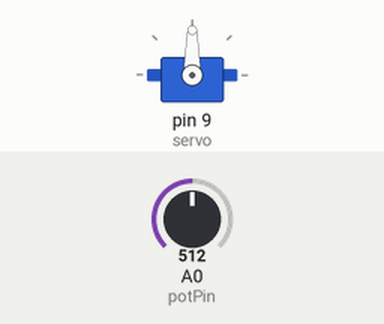
Simulated run of this sketch. Board: Arduino Uno, built with avr-gcc and run on an emulated ATmega328P. Shown: servo. The inputs (shaded band) are chosen by the test bench; at power-on: A0 (potPin) = 512.

Above: at 1.2 s.
1.3 s: A0 (potPin) set to 716
At 2.5 s:
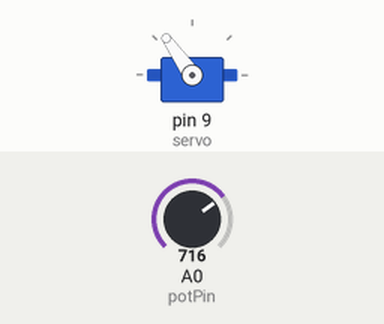
2.8 s: A0 (potPin) set to 900
At 3.6 s:
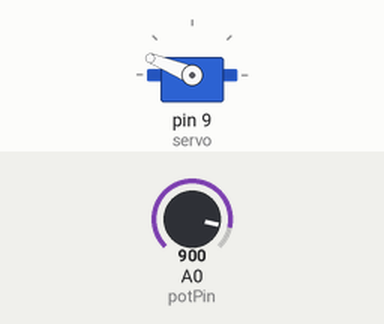
4.3 s: A0 (potPin) set to 1023
At 5.0 s:
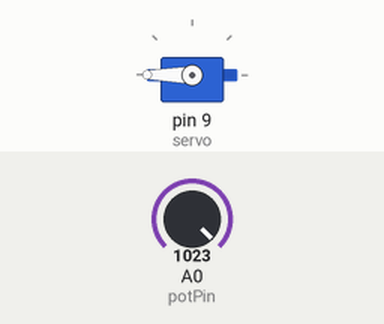
5.8 s: A0 (potPin) set to 306
At 7.0 s:
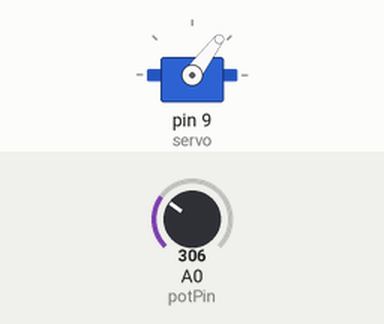
7.3 s: A0 (potPin) set to 122
At 8.5 s:
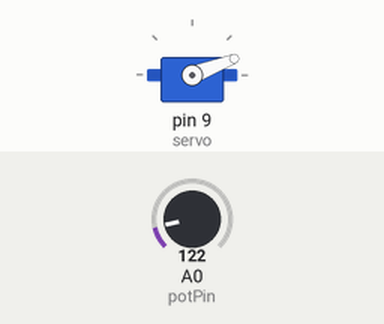
Timing chart, 0 to 9.8 s (numbered marks = the images above; inputs shaded):
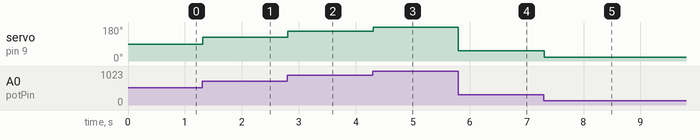

The sketch:

EX3.ino
```cpp
#include <Servo.h>

Servo servo;
int potPin = A0;
int valorPot;
int angulo;

void setup() {
  servo.attach(9);
}

void loop() {
  valorPot = analogRead(potPin);
  angulo = map(valorPot, 0, 1023, 0, 180);
  servo.write(angulo);
  delay(15);
}
```

Measured:
- after the input at 1.3 s, servo on pin 9 (servo): 90° → 125° at once
- after the input at 2.8 s, servo on pin 9 (servo): 125° → 158° at once
- after the input at 4.3 s, servo on pin 9 (servo): 158° → 180° at once
- after the input at 5.8 s, servo on pin 9 (servo): 180° → 53° at once
- after the input at 7.3 s, servo on pin 9 (servo): 53° → 21° at once
